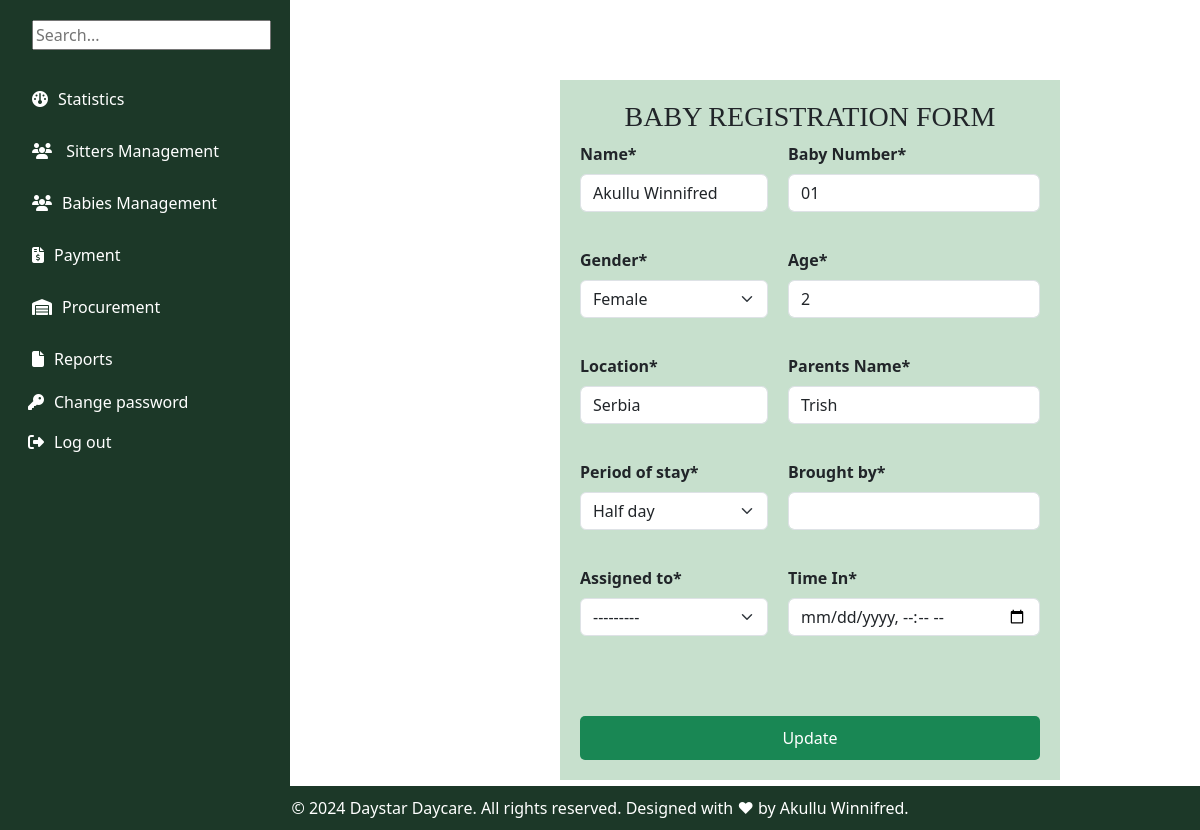
Before: /baby_edit/1/ (signed in) with the older database file.
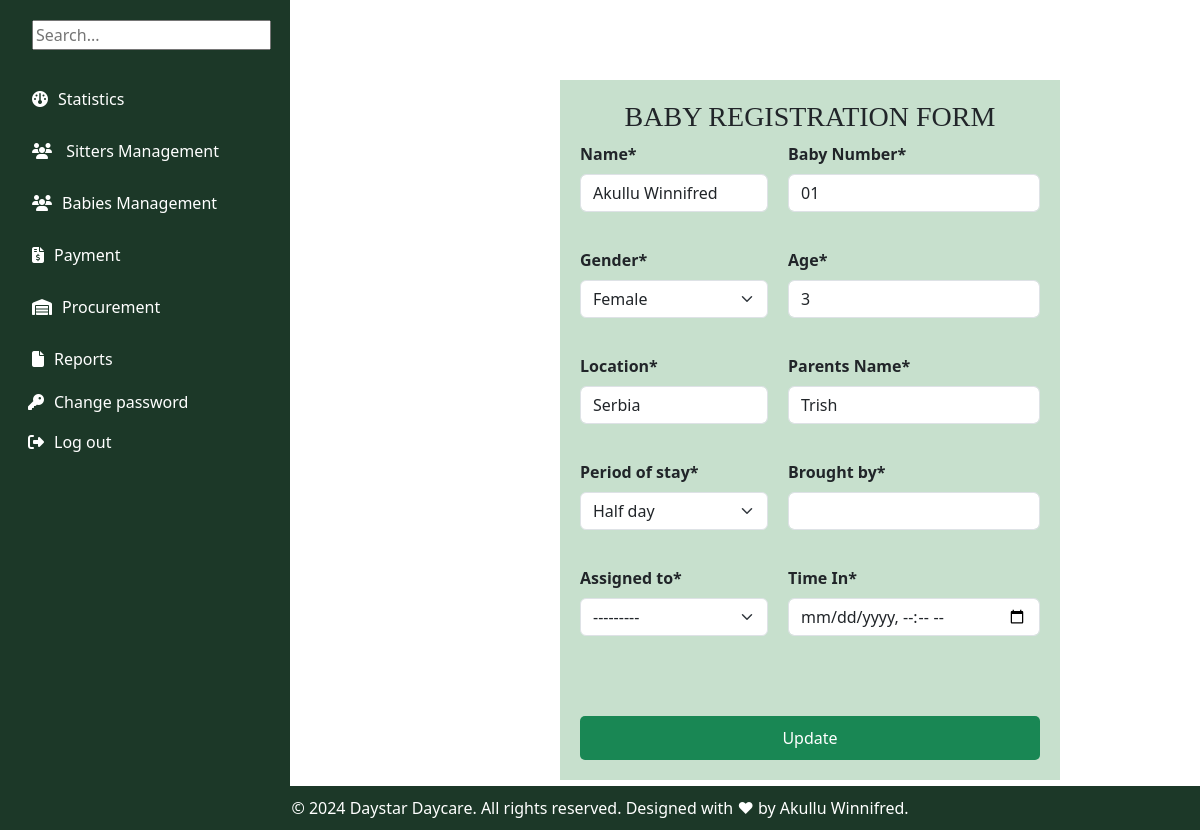
After: the same page with the newer database file.
### myapp/models.py (models this page shows, shortened)
class RegisterBaby(models.Model):
    GENDER_CHOICES = (
         ('male', 'Male'),
        ('female', 'Female'),
     )
    name = models.CharField(max_length=200,validators=[validate_letters])
    Baby_Number = models.CharField(max_length=200,unique=True,blank=False, null=True)
    gender = models.CharField(max_length=10,choices=GENDER_CHOICES)
    age = models.IntegerField(default=0)
    Period_of_stay = models.ForeignKey(Categorystay, on_delete=models.CASCADE)
    location = models.CharField(max_length=100)
    Parents_Name = models.CharField(max_length=200,validators=[validate_letters])
    Period_of_stay = models.ForeignKey(Categorystay, on_delete=models.CASCADE)
    Brought_by = models.CharField(max_length=200,validators=[validate_letters])
    Assigned_to = models.ForeignKey(BabySitterattendance, on_delete=models.CASCADE)
    Time_In = models.DateTimeField()

class Categorystay(models.Model):
    name = models.CharField(max_length=50, null=True,blank=True)
    def __str__(self):
        return self.name

class BabySitterattendance(models.Model):
    sitter_Number = models.CharField(max_length=200,unique=True)
    name = models.ForeignKey(BabySitter, on_delete=models.CASCADE)
    date = models.DateField(default=timezone.now)
    attendance_status = models.CharField(max_length=10,default= 'Onduty')
    def __str__(self):
        return str(self.name)

class BabySitter(models.Model):
    GENDER_CHOICES = (
         ('male', 'Male'),
        ('female', 'Female'),
     )
    name = models.CharField(max_length=200,validators=[validate_letters])
    gender = models.CharField(max_length=10,choices=GENDER_CHOICES)
    location = models.CharField(max_length=10, default='kabalagala')
    Date_Of_Birth = models.DateField(default=timezone.now)
    NIN = models.CharField(max_length=14,validators=[validate_NIN_length])
    Religion = models.CharField(max_length=30, null=True, blank=True,verbose_name="Religion(optional)")
    Level_Of_Education = models.CharField(max_length=200,choices=(
        ('Certificate', 'Certificate'),
        ('Diploma', 'Diploma'),
        ('Degree', 'Degree'),
        ('Others', 'Others'),
    ))
    Contact = models.CharField(max_length=10,validators=[validate_contact_length])
    Sitter_Number = models.CharField(max_length=200,unique=True,blank=False, null=True)
    Next_Of_Kin = models.CharField(max_length=200,validators=[validate_letters])
    Recommenders_Name = models.CharField(max_length=200,validators=[validate_letters])
    Recommenders_Contact = models.CharField(max_length=10,validators=[validate_contact_length])
    def __str__(self):
        return self.name

### myapp/views.py (the view)
# urls.py: path('baby_edit/<int:id>/', views.baby_edit, name='baby_edit'),
@login_required
def baby_edit(request, id):
    baby = get_object_or_404(RegisterBaby, id=id)
    if request.method == 'POST':
       form = Babyreg_form(request.POST, instance=baby)
       if form.is_valid():
           form.save()
           return redirect(all_babies)
    else:
        form = Babyreg_form(instance=baby)
    return render(request, 'babies/baby_edit.html', {'form': form, 'baby': baby})

### myapp/forms.py
class Babyreg_form(forms.ModelForm):
    class Meta:
        model = RegisterBaby
        fields = '__all__'
        widgets = {
            'Time_In': forms.DateTimeInput(attrs={'type': 'datetime-local'}),}

### myapp/templates/babies/baby_edit.html (shortened to what this page needs)
{% extends 'base.html' %}
{% load static %}
{% load crispy_forms_tags %}
{% block content %}
<div class="container_form">
    <h3 class="text-center" style="font-family: 'Times New Roman', Times, serif;">BABY REGISTRATION FORM</h3>
    <form method="POST" class="babereg-form">
        {{ form|crispy }}
        <br>
        <button type="submit" class="btn btn-primary bg bg-success">Update</button>
    </form>
</div>
{% endblock %}

Changed rows visible on the page:
changed RegisterBaby "Female": age "2" → "3"
